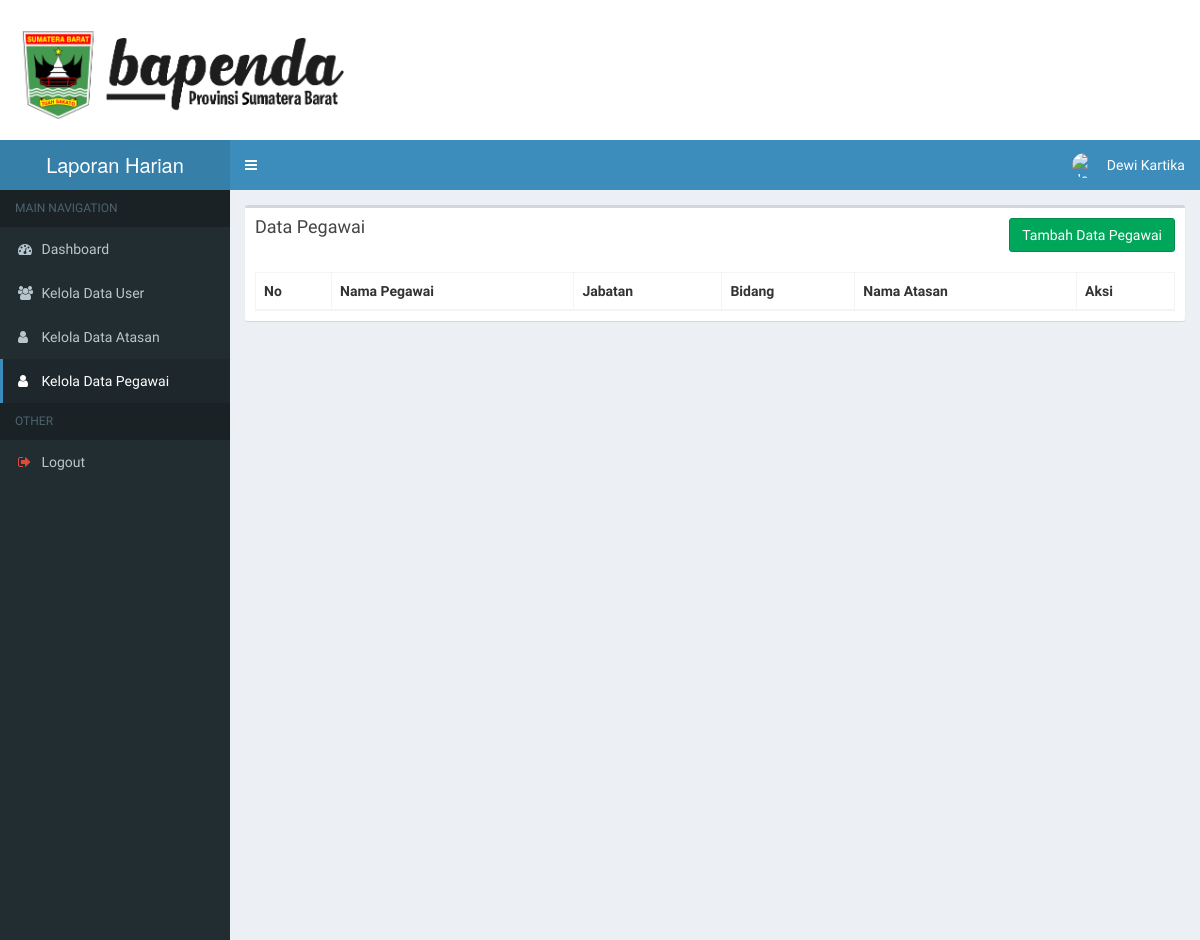
Before: /detail_index.php?p=pegawai (signed in) with the older database file.
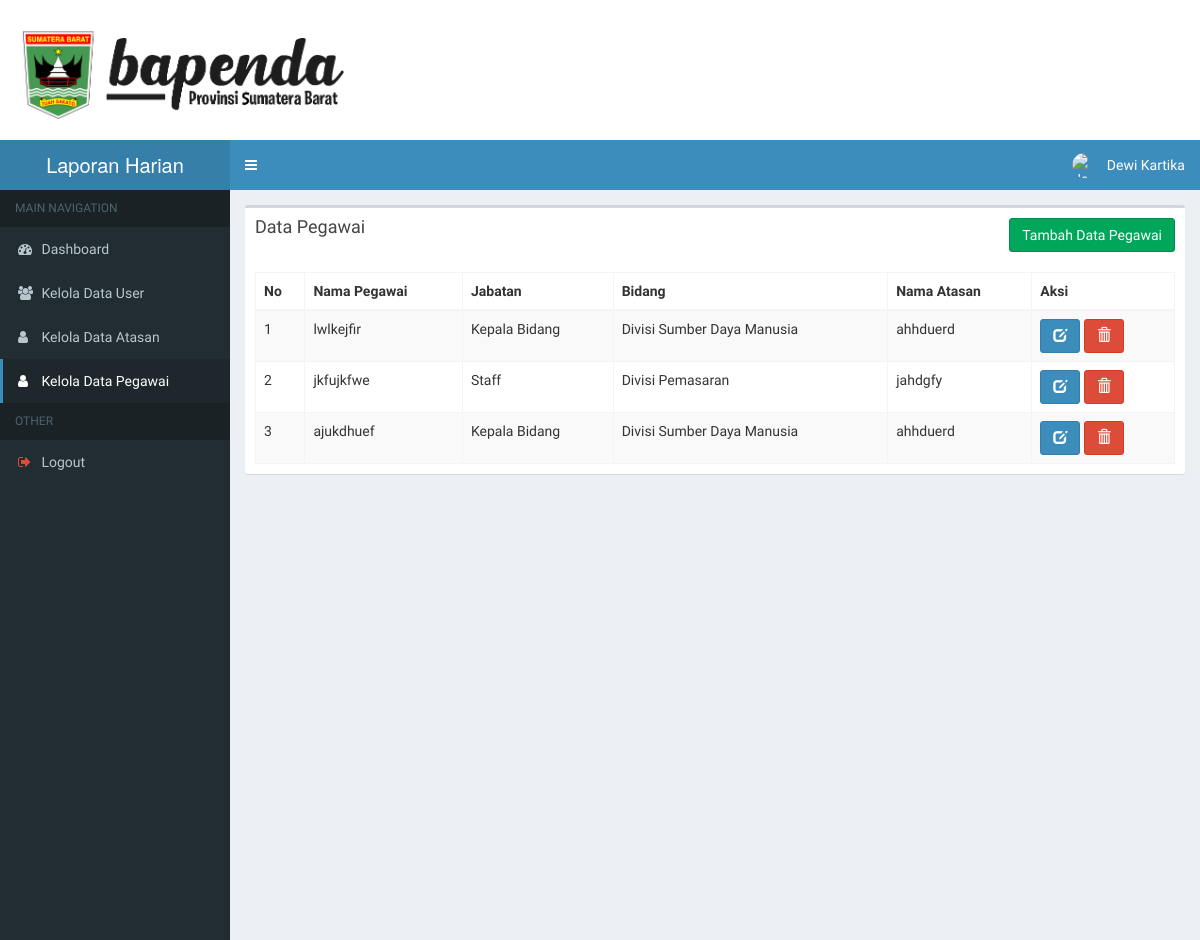
After: the same page with the newer database file.
### tables this page shows
CREATE TABLE `pegawai` (
  `id_pegawai` int(11) NOT NULL,
  `nama_pegawai` varchar(255) NOT NULL,
  `jabatan` varchar(125) NOT NULL,
  `bidang` varchar(125) NOT NULL,
  `id_atasan` int(11) NOT NULL
);

CREATE TABLE `atasan` (
  `id_atasan` int(11) NOT NULL,
  `nip` varchar(50) NOT NULL,
  `nama_atasan` varchar(255) NOT NULL,
  `jabatan` varchar(50) NOT NULL,
  `bidang` varchar(50) NOT NULL
);

### page/pegawai/index.php (the view, shortened to what this page needs)
<div class="row">
    <div class="col-xs-12">
      <div class="box">
        <div class="box-header">
          <h3 class="box-title">Data Pegawai</h3><span class="pull-right"><a class="btn btn-success" href="?p=pegawai&act=create">Tambah Data Pegawai</a></span>
        </div>
        <div class="box-body">
          <table id="example1" class="table table-bordered table-striped">
            <thead>
            <tr>
              <th>No</th>
              <th>Nama Pegawai</th>
              <th>Jabatan</th>
              <th>Bidang</th>
              <th>Nama Atasan</th>
              <th>Aksi</th>
            </tr>
            </thead>
            <tbody>
            	<?php
                $no = 0;
            		$sql = "select * from pegawai join atasan on pegawai.id_atasan=atasan.id_atasan order by pegawai.id_pegawai";
            		$query = mysqli_query($con, $sql);
            		while ($row = mysqli_fetch_assoc($query)):
                  $no++;
            	 ?>
            	 <tr>
            	 	<td><?= $no ?></td>
            	 	<td><?= $row['nama_pegawai'] ?></td>
                <td><?= $row['jabatan'] ?></td>
                <td><?= $row['bidang'] ?></td>
                <td><?= $row['nama_atasan'] ?></td>
                <td>
                  <a href="detail_index.php?p=pegawai&act=edit&id_pegawai=<?= $row['id_pegawai'] ?>" class="btn btn-primary"><i class="glyphicon glyphicon-edit"></i></a>
                  <a href="detail_index.php?p=pegawai&delete&id_pegawai=<?= $row['id_pegawai'] ?>" class="btn btn-danger" onclick="return confirm('Apakah Yakin Ingin Menghapus Data Pegawai?')"><i class="glyphicon glyphicon-trash"></i></a>
                </td>
            	 </tr>
            	<?php endwhile; ?>
            </tbody>
          </table>
        </div>
      </div>
    </div>
  </div>

### detail_index.php (shortened to what this page needs)
<?php
	include 'config/connection.php';
 ?>
<!DOCTYPE html>
<html>
<head>
  <link rel="stylesheet" href="assets/bootstrap/css/bootstrap.min.css">
  <link rel="stylesheet" href="https://cdnjs.cloudflare.com/ajax/libs/font-awesome/4.5.0/css/font-awesome.min.css">
  <link rel="stylesheet" href="https://cdnjs.cloudflare.com/ajax/libs/ionicons/2.0.1/css/ionicons.min.css">
  <link rel="stylesheet" href="assets/plugins/datatables/dataTables.bootstrap.css">
  <link rel="stylesheet" href="assets/dist/css/AdminLTE.min.css">
  <link rel="stylesheet" href="assets/dist/css/skins/_all-skins.min.css">
</head>
<body class="hold-transition skin-blue sidebar-mini">
  <div class="atas">
      <div class="row">
        <div class="col-lg-12">
          <img src="assets/img/logo.png" height="100px" style="margin: 20px;">
        </div>
      </div>
    </div>
<div class="wrapper">
  <header class="main-header">
    <a href="detail_index.php" class="logo">
      <span class="logo-lg">Laporan Harian</span>
    </a>
    <nav class="navbar navbar-static-top">
      <a href="#" class="sidebar-toggle" data-toggle="offcanvas" role="button">
      </a>
      <div class="navbar-custom-menu">
        <ul class="nav navbar-nav">
          <?php if (@$_SESSION['logged'] == 3 || @$_SESSION['logged'] == 2 || @$_SESSION['logged'] == 1): ?>
          <li class="dropdown user user-menu">
            <a href="#" class="dropdown-toggle" data-toggle="dropdown" id="dropdownMenu">
              <img src="https://encrypted-tbn0.gstatic.com/images?q=tbn:ANd9GcRN9igcyo_jp2dYcTSY3qY-o-CY7u4Unb3yWtDJjS5Udj0uBswAZg" class="user-image" alt="User Image">
              <span class="hidden-xs"><?= $_SESSION['name'] ?></span>
            </a>
          </li>
          <?php endif ?>
        </ul>
      </div>
    </nav>
  </header>
  <aside class="main-sidebar">
    <section class="sidebar">
      <ul class="sidebar-menu">
        <li class="header">MAIN NAVIGATION</li>
        <li class="<?= (@$_GET['p']=='')?'active':'' ?>">
          <a href="detail_index.php">
            <i class="fa fa-dashboard"></i> <span>Dashboard</span>
          </a>
        </li>
        <?php if (@$_SESSION['logged'] == 1): ?>
          <li class="treeview <?= (@$_GET['p']=='user')?'active':'' ?>">
            <a href="?p=user">
              <i class="fa fa-users"></i> <span>Kelola Data User</span>
            </a>
          </li>
          <li class="treeview <?= (@$_GET['p']=='atasan')?'active':'' ?>">
            <a href="?p=atasan">
              <i class="fa fa-user"></i> <span>Kelola Data Atasan</span>
            </a>
          </li>
          <li class="treeview <?= (@$_GET['p']=='pegawai')?'active':'' ?>">
            <a href="?p=pegawai">
              <i class="fa fa-user"></i> <span>Kelola Data Pegawai</span>
            </a>
          </li>
        <?php endif; ?>
        <?php if (@$_SESSION['logged'] == true): ?>
          <li class="header">OTHER</li>
          <li><a href="?logout"><i class="fa fa-sign-out text-red"></i> <span>Logout</span></a></li>
        <?php endif; ?>
      </ul>
    </section>
  </aside>
  <div class="content-wrapper">
    <section class="content">
        <?php
          $page = @$_GET['p'];
          $action = @$_GET['act'];
          switch ($page) {
                case 'pegawai':
                  if ($action == "create") {
                    include 'page/pegawai/create.php';
                  } else if ($action == "edit") {
                    include 'page/pegawai/edit.php';
                  } else {
                    include 'page/pegawai/index.php';
                  }
                  break;
          }
         ?>
    </section>
  </div>
</div>
</body>
</html>

### detail_index.php (style rules this page uses)
.atas { color: white; }
.wrapper { height: 90%; }

Changed rows visible on the page:
added pegawai: nama_pegawai "lwlkejfir", id_atasan.jabatan "Kepala Bidang", id_atasan.bidang "Divisi Sumber Daya Manusia", id_atasan.nama_atasan "ahhduerd"
added pegawai: nama_pegawai "jkfujkfwe", id_atasan.jabatan "Staff", id_atasan.bidang "Divisi Pemasaran", id_atasan.nama_atasan "jahdgfy"
added pegawai: nama_pegawai "ajukdhuef", id_atasan.jabatan "Kepala Bidang", id_atasan.bidang "Divisi Sumber Daya Manusia", id_atasan.nama_atasan "ahhduerd"
